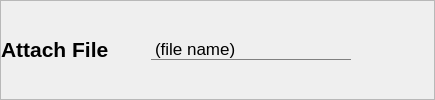
                      <widget class="QFrame" name="attachFile">
                       <property name="frameShape">
                        <enum>QFrame::Shape::StyledPanel</enum>
                       </property>
                       <property name="frameShadow">
                        <enum>QFrame::Shadow::Raised</enum>
                       </property>
                       <layout class="QHBoxLayout" name="horizontalLayout_8">
                        <property name="spacing">
                         <number>0</number>
                        </property>
                        <property name="leftMargin">
                         <number>0</number>
                        </property>
                        <property name="topMargin">
                         <number>0</number>
                        </property>
                        <property name="rightMargin">
                         <number>0</number>
                        </property>
                        <property name="bottomMargin">
                         <number>0</number>
                        </property>
                        <item>
                         <widget class="QLabel" name="attachFileLabel">
                          <property name="sizePolicy">
                           <sizepolicy hsizetype="Preferred" vsizetype="Fixed">
                            <horstretch>0</horstretch>
                            <verstretch>0</verstretch>
                           </sizepolicy>
                          </property>
                          <property name="minimumSize">
                           <size>
                            <width>150</width>
                            <height>0</height>
                           </size>
                          </property>
                          <property name="maximumSize">
                           <size>
                            <width>150</width>
                            <height>16777215</height>
                           </size>
                          </property>
                          <property name="font">
                           <font>
                            <pointsize>16</pointsize>
                            <fontweight>DemiBold</fontweight>
                           </font>
                          </property>
                          <property name="styleSheet">
                           <string notr="true">font-weight: 600;

</string>
                          </property>
                          <property name="text">
                           <string>Attach File</string>
                          </property>
                         </widget>
                        </item>
                        <item>
                         <widget class="QLabel" name="attachFileInput">
                          <property name="sizePolicy">
                           <sizepolicy hsizetype="Fixed" vsizetype="Fixed">
                            <horstretch>0</horstretch>
                            <verstretch>0</verstretch>
                           </sizepolicy>
                          </property>
                          <property name="minimumSize">
                           <size>
                            <width>200</width>
                            <height>0</height>
                           </size>
                          </property>
                          <property name="maximumSize">
                           <size>
                            <width>200</width>
                            <height>16777215</height>
                           </size>
                          </property>
                          <property name="font">
                           <font>
                            <pointsize>13</pointsize>
                            <underline>false</underline>
                            <strikeout>false</strikeout>
                           </font>
                          </property>
                          <property name="styleSheet">
                           <string notr="true">text-decoration: none;
border: none;
border-bottom: 1px solid gray;</string>
                          </property>
                          <property name="text">
                           <string>(file name)</string>
                          </property>
                         </widget>
                        </item>
                        <item>
                         <widget class="QPushButton" name="attachFileBtn">
                          <property name="sizePolicy">
                           <sizepolicy hsizetype="Fixed" vsizetype="Fixed">
                            <horstretch>0</horstretch>
                            <verstretch>0</verstretch>
                           </sizepolicy>
                          </property>
                          <property name="font">
                           <font>
                            <pointsize>12</pointsize>
                           </font>
                          </property>
                          <property name="styleSheet">
                           <string notr="true">border: none;</string>
                          </property>
                          <property name="text">
                           <string/>
                          </property>
                          <property name="icon">
                           <iconset>
                            <normaloff>:/icon/paperclip(black).svg</normaloff>:/icon/paperclip(black).svg</iconset>
                          </property>
                         </widget>
                        </item>
                        <item>
                         <spacer name="horizontalSpacer_3">
                          <property name="orientation">
                           <enum>Qt::Orientation::Horizontal</enum>
                          </property>
                          <property name="sizeHint" stdset="0">
                           <size>
                            <width>40</width>
                            <height>20</height>
                           </size>
                          </property>
                         </spacer>
                        </item>
                       </layout>
                      </widget>
